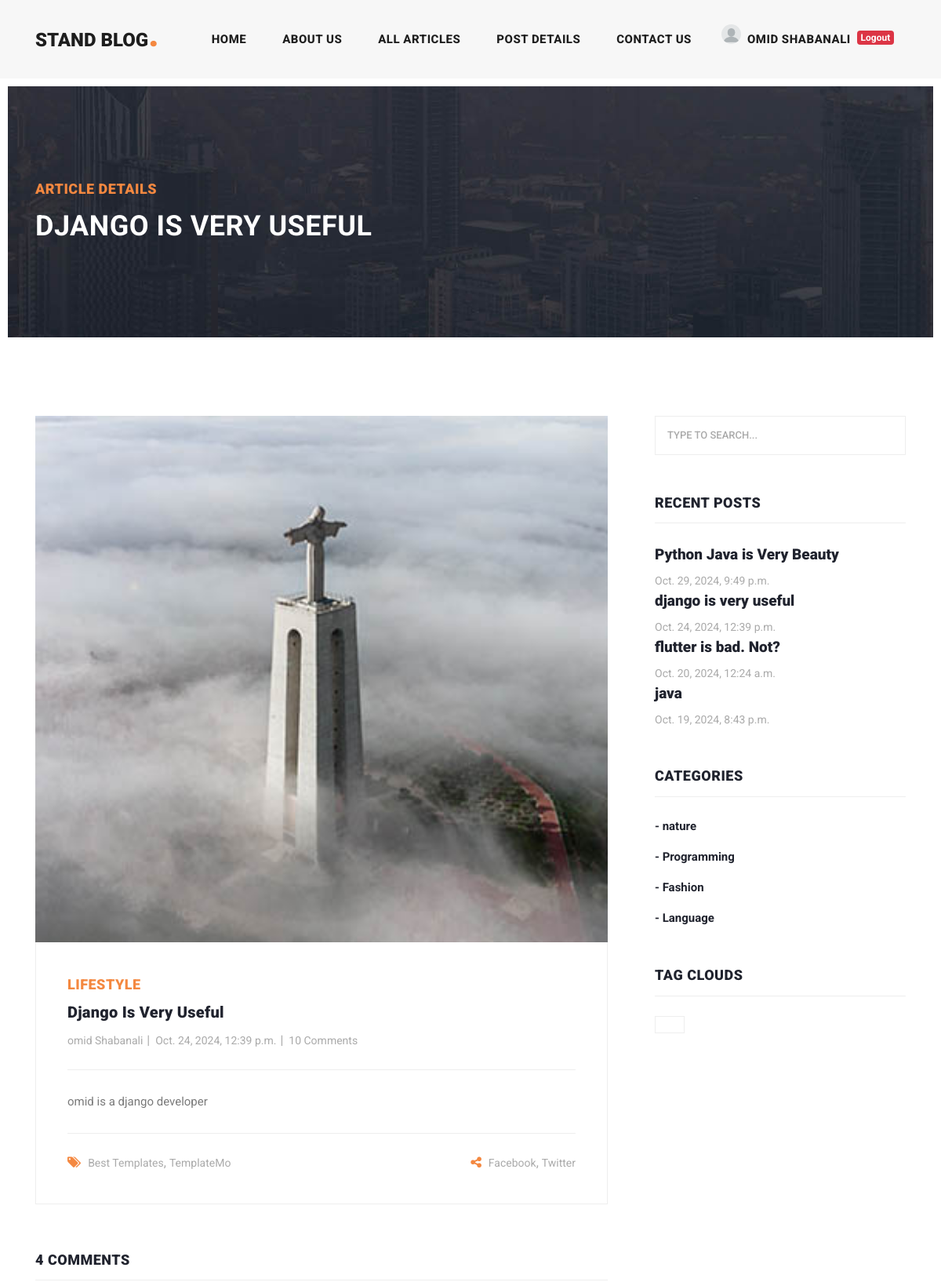
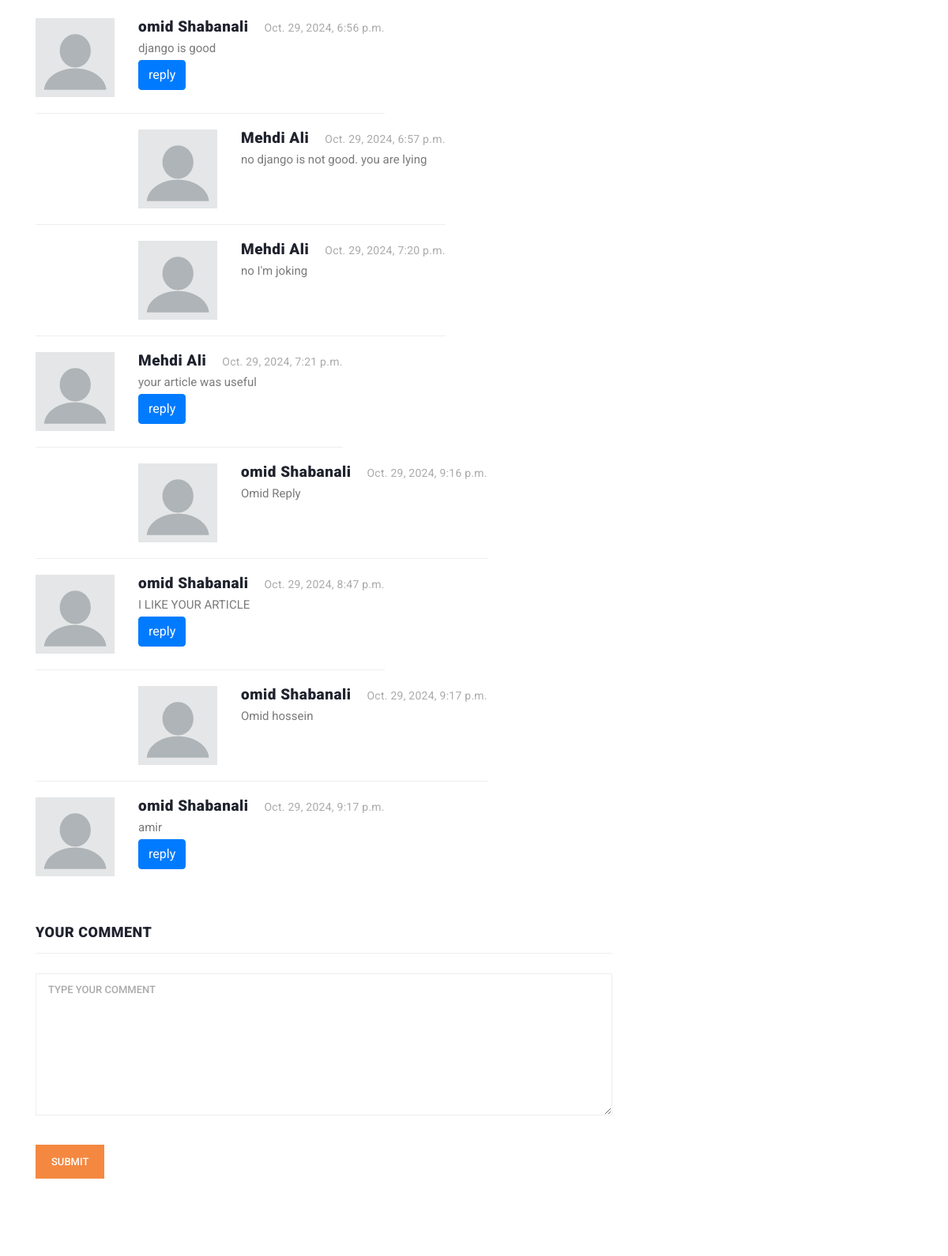
Screenshot of /articles/detail/django-is-very-useful (signed in, upper part) with the database file from the repository (2 pictures, top to bottom).
### blog/models.py (models this page shows, shortened)
class Article(models.Model):
    CHOICES = (
        ('A', 'پایتون'),
        ('B', 'جنگو')
    )
    author = models.ForeignKey(User, on_delete=models.CASCADE, related_name='articles')
    category = models.ManyToManyField(Category, related_name='articles')
    title = models.CharField(max_length=70)
    body = models.TextField()
    image = models.ImageField(upload_to='images/articles')
    created = models.DateTimeField(auto_now_add=True)
    updated = models.DateTimeField(auto_now=True)
    myfile = models.FileField(upload_to='test', null=True)
    status = models.BooleanField(default=True)
    published = models.BooleanField(default=True)
    objects = models.Manager()
    custom_manager = ArticleManager()
    slug = models.SlugField(blank=True, unique=True)
    class Meta:
        ordering = ('-created',)

class Comment(models.Model):
    article = models.ForeignKey(Article, on_delete=models.CASCADE, related_name='comments')
    user = models.ForeignKey(User, on_delete=models.CASCADE, related_name='comments')
    parent = models.ForeignKey('self', on_delete=models.CASCADE, null=True, blank=True, related_name='replies')
    body = models.TextField()
    created_at = models.DateTimeField(auto_now_add=True)

class Category(models.Model):
    title = models.CharField(max_length=100)
    created = models.DateTimeField(auto_now_add=True)

### blog/views.py (the view)
# urls.py: path('detail/<slug:slug>', views.article_detail, name='article_detail'),
def article_detail(request, slug):
    article = get_object_or_404(Article, slug=slug)
    if request.method == 'POST':
        parent_id = request.POST.get('parent_id')
        body = request.POST['body']
        Comment.objects.create(body=body, article=article, user=request.user, parent_id=parent_id)
    return render(request, "blog/article_detail.html", {"article": article})

### blog/templates/blog/article_detail.html (shortened to what this page needs)
{% extends 'base.html' %}
{% load static %}
{% block content %}
    <div class="heading-page header-text">
        <section class="page-heading">
            <div class="container">
                <div class="row">
                    <div class="col-lg-12">
                        <div class="text-content">
                            <h4>Article Details</h4>
                            <h2>{{ article.title }}</h2>
                        </div>
                    </div>
                </div>
            </div>
        </section>
    </div>
    <section class="blog-posts grid-system">
        <div class="container">
            <div class="row">
                <div class="col-lg-8">
                    <div class="all-blog-posts">
                        <div class="row">
                            <div class="col-lg-12">
                                <div class="blog-post">
                                    <div class="blog-thumb">
                                        <img src="{{ article.image.url }}" alt="">
                                    </div>
                                    <div class="down-content">
                                        <span>Lifestyle</span>
                                        <a href="post-details.html"><h4>{{ article.title }}</h4></a>
                                        <ul class="post-info">
                                            <li><a href="#">{{ article.author.get_full_name }}</a></li>
                                            <li><a href="#">{{ article.created }}</a></li>
                                            <li><a href="#">10 Comments</a></li>
                                        </ul>
                                        <p>{{ article.body }}</p>
                                        <div class="post-options">
                                            <div class="row">
                                                <div class="col-6">
                                                    <ul class="post-tags">
                                                        <li><i class="fa fa-tags"></i></li>
                                                        <li><a href="#">Best Templates</a>,</li>
                                                        <li><a href="#">TemplateMo</a></li>
                                                    </ul>
                                                </div>
                                                <div class="col-6">
                                                    <ul class="post-share">
                                                        <li><i class="fa fa-share-alt"></i></li>
                                                        <li><a href="#">Facebook</a>,</li>
                                                        <li><a href="#"> Twitter</a></li>
                                                    </ul>
                                                </div>
                                            </div>
                                        </div>
                                    </div>
                                </div>
                            </div>
                            <div class="col-lg-12">
                                <div class="sidebar-item comments">
                                    <div class="sidebar-heading">
                                        <h2>4 comments</h2>
                                    </div>
                                    <div class="content">
                                        <ul>
                                            {% for comment in article.comments.all %}
                                                {% if comment.parent == None %}
                                                    <li>
                                                        <div class="author-thumb">
                                                            {% if comment.user.profile.image %}
                                                                <img src="{{ comment.user.profile.image.url }}" alt="">
                                                            {% else %}
                                                                <img src="{% static "images/icons/index.png" %}" alt="">
                                                            {% endif %}
                                                        </div>
                                                        <div class="right-content">
                                                            <h4>{{ comment.user.get_full_name }}<span>{{ comment.created_at }}</span>
                                                            </h4>
                                                            <p>{{ comment.body }}</p>
                                                            <button onclick="set_value({{ comment.id }})" class="btn btn-primary">reply</button>
                                                        </div>
                                                    </li>
                                                    {% for reply in comment.replies.all %}
                                                        <li class="replied">
                                                            <div class="author-thumb">
                                                                {% if comment.user.profile.image %}
                                                                    <img src="{{ comment.user.profile.image.url }}"
                                                                         alt="">
                                                                {% else %}
                                                                    <img src="{% static "images/icons/index.png" %}"
                                                                         alt="">
                                                                {% endif %}
                                                            </div>
                                                            <div class="right-content">
                                                                <h4>{{ reply.user.get_full_name }}<span>{{ reply.created_at }}</span>
                                                                </h4>
                                                                <p>{{ reply.body }}</p>
                                                            </div>
                                                        </li>
                                                    {% endfor %}
                                                {% endif %}
                                            {% endfor %}
                                        </ul>
                                    </div>
                                </div>
                            </div>
                            {% if request.user.is_authenticated %}
                                <div class="col-lg-12">
                                    <div class="sidebar-item submit-comment">
                                        <div class="sidebar-heading">
                                            <h2 id="hi">Your comment</h2>
                                        </div>
                                        <div class="content">
                                            <form id="comment" action="#" method="post">
                                                <div class="row">
                                                    <div class="col-lg-12">
                                                        <fieldset>
                                                        <textarea name="body" rows="6" id="body"
                                                                  placeholder="Type your comment"
                                                                  required=""></textarea>
                                                        </fieldset>
                                                    </div>
                                                    <div class="col-lg-12">
                                                        <fieldset>
                                                            <button type="submit" id="form-submit" class="main-button">
                                                                Submit
                                                            </button>
                                                        </fieldset>
                                                    </div>
                                                </div>
                                            </form>
                                        </div>
                                    </div>
                                </div>
                            {% else %}
                                <a class="btn btn-danger" href="{% url "account:login" %}">for sending comment, please
                                    login</a>
                            {% endif %}
                        </div>
                    </div>
                </div>
                {% include "includes/sidebar.html" %}
            </div>
        </div>
    </section>
{% endblock %}

### templates/includes/header.html (shortened to what this page needs)
{% load static %}
<header class="">
    <nav class="navbar navbar-expand-lg">
        <div class="container">
            <a class="navbar-brand" href="{% url 'home_app:home' %}"><h2>Stand Blog<em>.</em></h2></a>
            <div class="collapse navbar-collapse" id="navbarResponsive">
                <ul class="navbar-nav ml-auto">
                    <li class="nav-item {% if request.resolver_match.url_name == 'home' %}active{% endif %}">
                        <a class="nav-link" href="{% url "home_app:home" %}">Home
                        </a>
                    </li>
                    <li class="nav-item">
                        <a class="nav-link" href="about.html">About Us</a>
                    </li>
                    <li class="nav-item {% if request.resolver_match.url_name == 'article_list' %}active{% endif %}">
                        <a class="nav-link" href="{% url "blog:article_list" %}">All Articles</a>
                    </li>
                    <li class="nav-item">
                        <a class="nav-link" href="post-details.html">Post Details</a>
                    </li>
                    <li class="nav-item">
                        <a class="nav-link" href="{% url 'blog:contact_us' %}">Contact Us</a>
                    </li>
                    <li class="nav-item">
                        {% if request.user.is_authenticated %}
                            <div class="d-flex">
                                {% if request.user.first_name %}
                                    {% if user.profile.image %}
                                        <span><img src="{{ user.profile.image.url }}" width="25px" height="25px"
                                                   style="border-radius: 100%" alt=""></span>
                                    {% else %}
                                        <span><img src="{% static 'images/icons/index.png' %}" width="25px"
                                                   height="25px" style="border-radius: 100%" alt=""></span>
                                    {% endif %}
                                    <a class="nav-link"
                                       href="">{{ request.user.first_name }} {{ request.user.last_name }}</a>
                                {% else %}
                                    <a class="nav-link" href="">{{ request.user.username }}</a>
                                {% endif %}
                                <a href="{% url 'account:logout' %}"><span class="badge badge-danger mt-2">Logout</span></a>
                            </div>
                        {% else %}
                            <div class="d-flex">
                                <a class="nav-link" href="{% url 'account:login' %}">Login</a><span
                                    class="mt-2">/</span>
                                <a class="nav-link" href="{% url 'account:register' %}">Register</a>
                            </div>
                        {% endif %}
                    </li>
                </ul>
            </div>
        </div>
    </nav>
</header>

### templates/includes/sidebar.html
<div class="col-lg-4">
    <div class="sidebar">
        <div class="row">
            <div class="col-lg-12">
                <div class="sidebar-item search">
                    <form id="search_form" name="gs" method="GET" action="{% url "blog:search_articles" %}">
                        <input type="text" name="q" class="searchText" placeholder="type to search..."
                               autocomplete="on">
                    </form>
                </div>
            </div>
            <div class="col-lg-12">
                <div class="sidebar-item recent-posts">
                    <div class="sidebar-heading">
                        <h2>Recent Posts</h2>
                    </div>
                    <div class="content">
                        <ul>
                            <li><a href="post-details.html">
                                   {% for article in recent_articles %}
                                        <h5>{{ article.title }}</h5>
                                        <span>{{ article.created }}</span>
                                   {% endfor %}
                            </a></li>
                        </ul>
                    </div>
                </div>
            </div>
            <div class="col-lg-12">
                <div class="sidebar-item categories">
                    <div class="sidebar-heading">
                        <h2>Categories</h2>
                    </div>
                    <div class="content">
                        <ul>
                            {% for cat in categories %}
                                <li><a href="{% url "blog:category_detail" cat.id %}">- {{ cat.title }}</a></li>
                            {% endfor %}
                        </ul>
                    </div>
                </div>
            </div>
            <div class="col-lg-12">
                <div class="sidebar-item tags">
                    <div class="sidebar-heading">
                        <h2>Tag Clouds</h2>
                    </div>
                    <div class="content">
                        <ul>
                            <li><a href="#">{{ name }}</a></li>
                        </ul>
                    </div>
                </div>
            </div>
        </div>
    </div>
</div>

### rows the page displays
Article: title "DJANGO IS VERY USEFUL", image (picture), title "Django Is Very Useful", author.get_full_name "omid Shabanali", created "Oct. 24, 2024, 12:39 p.m.", body "omid is a django developer", title "django is very useful"
Comment: user.get_full_name "omid Shabanali", created_at "Oct. 29, 2024, 6:56 p.m.", body "django is good"
Comment: user.get_full_name "Mehdi Ali", created_at "Oct. 29, 2024, 6:57 p.m.", body "no django is not good. you are lying"
Comment: user.get_full_name "Mehdi Ali", created_at "Oct. 29, 2024, 7:20 p.m.", body "no I'm joking"
Comment: user.get_full_name "Mehdi Ali", created_at "Oct. 29, 2024, 7:21 p.m.", body "your article was useful"
Comment: user.get_full_name "omid Shabanali", created_at "Oct. 29, 2024, 9:16 p.m.", body "Omid Reply"
Comment: user.get_full_name "omid Shabanali", created_at "Oct. 29, 2024, 8:47 p.m.", body "I LIKE YOUR ARTICLE"
Comment: user.get_full_name "omid Shabanali", created_at "Oct. 29, 2024, 9:17 p.m.", body "Omid hossein"
Comment: user.get_full_name "omid Shabanali", created_at "Oct. 29, 2024, 9:17 p.m.", body "amir"
Article: title "Python Java is Very Beauty", created "Oct. 29, 2024, 9:49 p.m."
Article: title "flutter is bad. Not?", created "Oct. 20, 2024, 12:24 a.m."
Article: title "java", created "Oct. 19, 2024, 8:43 p.m."
Category: title "nature"
Category: title "Programming"
Category: title "Fashion"
Category: title "Language"

### other values shown
{{ request.user.first_name }} "OMID"
{{ request.user.last_name }} "SHABANALI"
